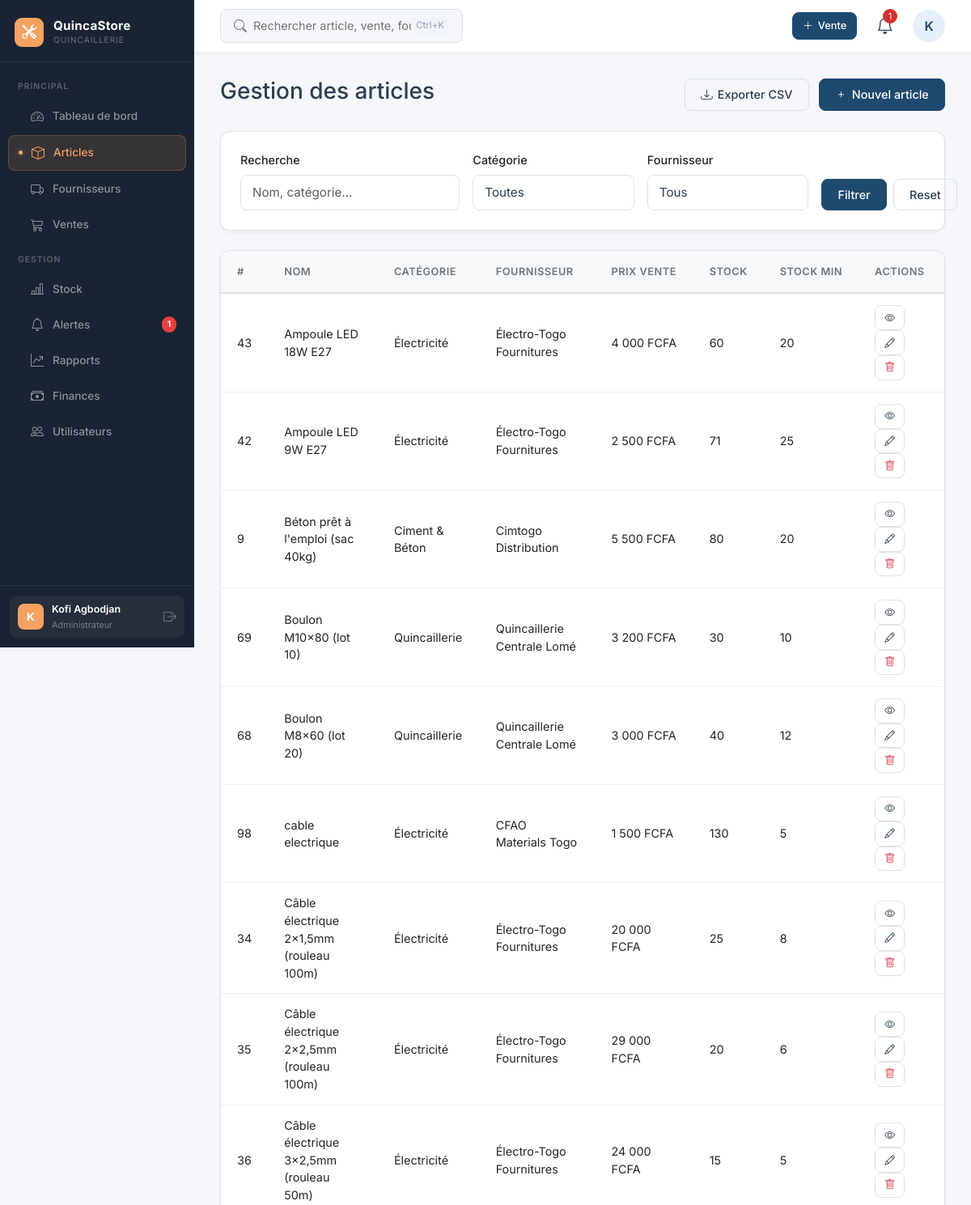
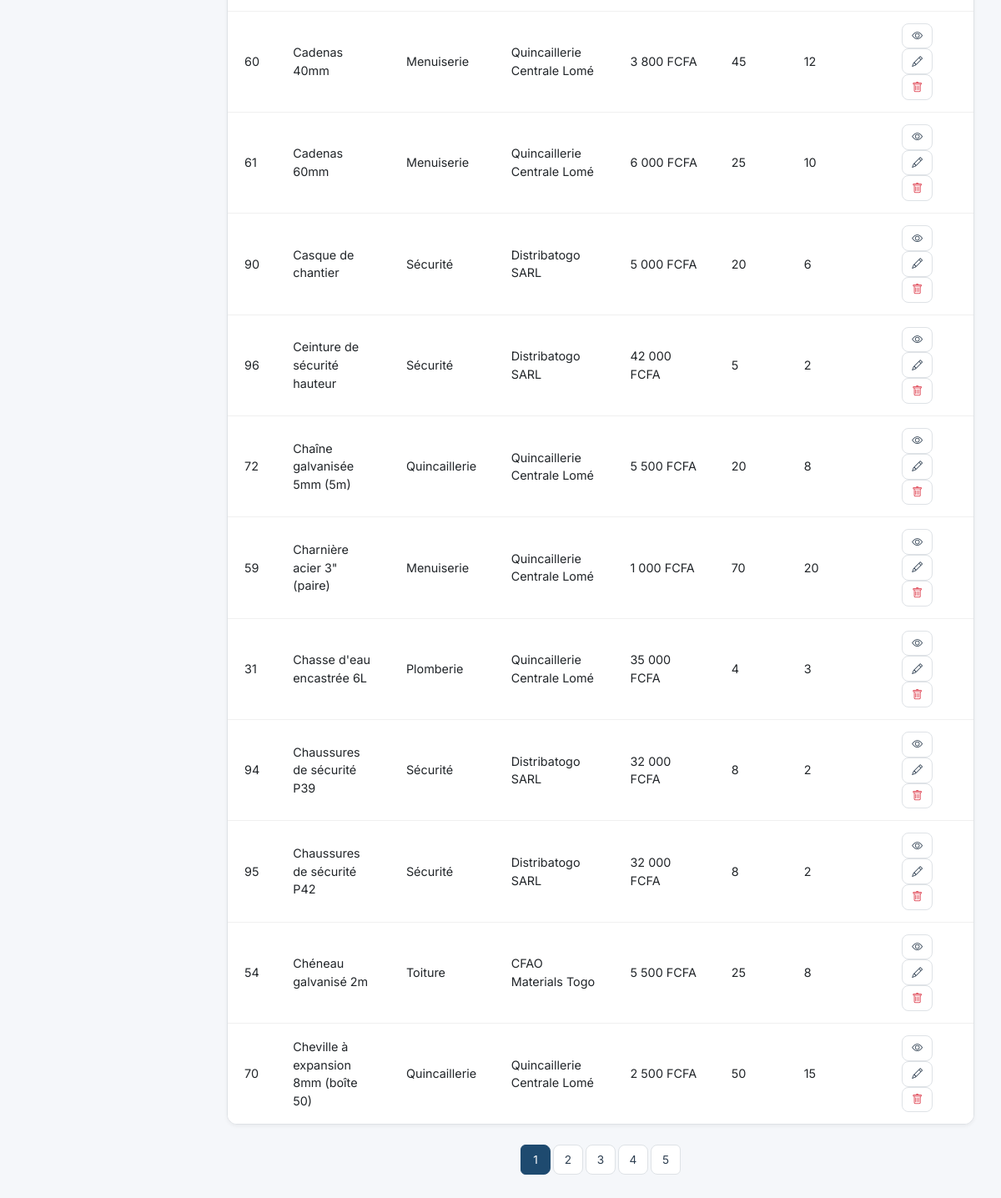
The app's page /articles.php (signed in) with its own data (2 pictures, top to bottom).
### tables this page shows
CREATE TABLE `articles` (
  `id` int(11) NOT NULL,
  `nom` varchar(200) NOT NULL,
  `categorie` varchar(100) DEFAULT NULL,
  `fournisseur_id` int(11) DEFAULT NULL,
  `prix_achat` decimal(12,0) DEFAULT NULL,
  `prix_vente` decimal(12,0) NOT NULL,
  `quantite` int(11) DEFAULT 0,
  `stock_minimum` int(11) DEFAULT 5,
  `description` text DEFAULT NULL,
  `created_at` timestamp NOT NULL DEFAULT current_timestamp()
);

CREATE TABLE `fournisseurs` (
  `id` int(11) NOT NULL,
  `nom` varchar(150) NOT NULL,
  `telephone` varchar(20) DEFAULT NULL,
  `email` varchar(150) DEFAULT NULL,
  `adresse` text DEFAULT NULL,
  `created_at` timestamp NOT NULL DEFAULT current_timestamp()
);

### config.php (called while the page is built, shortened)
<?php
function fcfa($montant) {
    return number_format((float)$montant, 0, ',', ' ') . ' FCFA';
}

### articles.php (the view, shortened to what this page needs)
<?php
require_once 'config.php';
require_once 'database.php';
$page = isset($_GET['page']) ? (int)$_GET['page'] : 1;
$limit = 20;
$offset = ($page - 1) * $limit;
$where = [];
$params = [];
$types = "";
$whereClause = $where ? "WHERE " . implode(" AND ", $where) : "";
$sql = "SELECT a.*, f.nom as fournisseur_nom FROM articles a
        LEFT JOIN fournisseurs f ON f.id = a.fournisseur_id
        $whereClause
        ORDER BY a.nom
        LIMIT ? OFFSET ?";
$types .= "ii";
$params[] = $limit;
$params[] = $offset;
$stmt = mysqli_prepare($conn, $sql);
if (!empty($params)) {
    mysqli_stmt_bind_param($stmt, $types, ...$params);
}
mysqli_stmt_execute($stmt);
$result = mysqli_stmt_get_result($stmt);
$articles = [];
while ($row = mysqli_fetch_assoc($result)) {
    $articles[] = $row;
}
$countSql = "SELECT COUNT(*) as total FROM articles a $whereClause";
$stmtCount = mysqli_prepare($conn, $countSql);
mysqli_stmt_execute($stmtCount);
$countResult = mysqli_stmt_get_result($stmtCount);
$total = mysqli_fetch_assoc($countResult)['total'];
$totalPages = ceil($total / $limit);
?>
<!DOCTYPE html>
<html lang="fr">
<head>
    <link href="https://cdn.jsdelivr.net/npm/bootstrap@5.3.0/dist/css/bootstrap.min.css" rel="stylesheet">
    <link rel="stylesheet" href="https://cdn.jsdelivr.net/npm/bootstrap-icons@1.11.3/font/bootstrap-icons.min.css">
    <link rel="stylesheet" href="assets/style.css">
</head>
<body>
    <?php include 'includes/sidebar.php'; ?>
    <div class="main-content">
        <?php include 'includes/header.php'; ?>
        <div class="page-content">
            <div class="d-flex justify-content-between align-items-center mb-4">
                <h1 class="h3">Gestion des articles</h1>
                <div>
                    <a href="exporter_articles.php" class="btn btn-outline me-2"><i class="bi bi-download"></i> Exporter CSV</a>
                    <a href="ajouter_article.php" class="btn btn-primary"><i class="bi bi-plus"></i> Nouvel article</a>
                </div>
            </div>
            <div class="card mb-4">
                <div class="card-body">
                    <form method="GET" class="row g-3">
                        <div class="col-md-4">
                            <label class="form-label">Recherche</label>
                            <input type="text" class="form-control table-search" placeholder="Nom, catégorie...">
                        </div>
                        <div class="col-md-3">
                            <label class="form-label">Catégorie</label>
                            <select name="categorie" class="form-select">
                                <option value="">Toutes</option>
                            </select>
                        </div>
                        <div class="col-md-3">
                            <label class="form-label">Fournisseur</label>
                            <select name="fournisseur" class="form-select">
                                <option value="">Tous</option>
                            </select>
                        </div>
                        <div class="col-md-2 d-flex align-items-end">
                            <button type="submit" class="btn btn-primary w-100">Filtrer</button>
                            <a href="articles.php" class="btn btn-outline ms-2">Reset</a>
                        </div>
                    </form>
                </div>
            </div>
            <div class="table-container">
                <table class="table">
                    <thead>
                        <tr>
                            <th>#</th>
                            <th>Nom</th>
                            <th>Catégorie</th>
                            <th>Fournisseur</th>
                            <th>Prix vente</th>
                            <th>Stock</th>
                            <th>Stock min</th>
                            <th>Actions</th>
                        </tr>
                    </thead>
                    <tbody>
                        <?php foreach ($articles as $a): ?>
                        <tr <?= $a['quantite'] <= $a['stock_minimum'] ? 'class="stock-low"' : '' ?>>
                            <td><?= $a['id'] ?></td>
                            <td><?= htmlspecialchars($a['nom']) ?></td>
                            <td><?= htmlspecialchars($a['categorie'] ?? '-') ?></td>
                            <td><?= htmlspecialchars($a['fournisseur_nom'] ?? '-') ?></td>
                            <td><?= fcfa($a['prix_vente']) ?></td>
                            <td>
                                <?= $a['quantite'] ?>
                            </td>
                            <td><?= $a['stock_minimum'] ?></td>
                            <td>
                                <button class="btn btn-sm btn-outline" data-bs-toggle="modal" data-bs-target="#detailModal<?= $a['id'] ?>"><i class="bi bi-eye"></i></button>
                                <a href="modifier_article.php?id=<?= $a['id'] ?>" class="btn btn-sm btn-outline"><i class="bi bi-pencil"></i></a>
                                <form method="POST" action="supprimer_article.php" class="d-inline delete-form">
                                    <button type="submit" class="btn btn-sm btn-outline text-danger"><i class="bi bi-trash"></i></button>
                                </form>
                            </td>
                        </tr>
                        <?php endforeach; ?>
                    </tbody>
                </table>
            </div>
            <?php if ($totalPages > 1): ?>
            <nav class="mt-4">
                <ul class="pagination justify-content-center">
                    <?php for ($i = 1; $i <= $totalPages; $i++): ?>
                    <li class="page-item <?= $i == $page ? 'active' : '' ?>">
                        <a class="page-link" href="?page=<?= $i ?>&categorie=<?= urlencode($_GET['categorie'] ?? '') ?>&fournisseur=<?= urlencode($_GET['fournisseur'] ?? '') ?>"><?= $i ?></a>
                    </li>
                    <?php endfor; ?>
                </ul>
            </nav>
            <?php endif; ?>
        </div>
    </div>
</body>
</html>

### assets/style.css (style rules this page uses)
:root { --primary: #1E4A6F; --primary-dark: #0F2C4A; --primary-light: #E6F0FA; --secondary: #2D3E50; --accent: #F4A261; --danger: #D32F2F; --success: #2E7D32; --bg: #F5F7FA; --border: #DEE2E6; --header-height: 64px; --shadow-sm: 0 2px 4px rgba(0, 0, 0, 0.05); --shadow-md: 0 4px 6px rgba(0, 0, 0, 0.07); --transition: all 0.2s ease; }
* { margin: 0; padding: 0; box-sizing: border-box; }
body { font-family: 'Inter', sans-serif; background: var(--bg); color: #2c3e50; line-height: 1.5; overflow-x: hidden; }
:root { --sidebar-bg: #1a2332; --sidebar-accent: #F4A261; --sidebar-width: 240px; }
.main-content { flex: 1; margin-left: var(--sidebar-width); min-height: 100vh; display: flex; flex-direction: column; }
.page-content { padding: 2rem; flex: 1; }
.card { background: white; border-radius: 12px; border: 1px solid var(--border); box-shadow: var(--shadow-sm); transition: var(--transition); }
.card-body { padding: 1.5rem; }
.table-container { background: white; border-radius: 12px; border: 1px solid var(--border); overflow: hidden; box-shadow: var(--shadow-sm); }
.table { margin: 0; width: 100%; }
.table thead th { background: #f8f9fa; padding: 1rem 1.25rem; font-size: 0.8rem; font-weight: 600; text-transform: uppercase; letter-spacing: 0.5px; color: #6c757d; border-bottom: 2px solid var(--border); white-space: nowrap; }
.table tbody td { padding: 0.875rem 1.25rem; border-bottom: 1px solid #f0f0f0; vertical-align: middle; font-size: 0.9rem; }
.table tbody tr:last-child td { border-bottom: none; }
.btn { display: inline-flex; align-items: center; gap: 6px; padding: 0.5rem 1.2rem; border-radius: 8px; font-size: 0.9rem; font-weight: 500; cursor: pointer; border: 1.5px solid transparent; transition: var(--transition); text-decoration: none; }
.btn-primary { background: var(--primary); color: white; border-color: var(--primary); }
.btn-outline { background: transparent; border-color: var(--border); color: var(--secondary); }
.btn-sm { padding: 0.3rem 0.7rem; font-size: 0.8rem; }
.form-label { display: block; margin-bottom: 0.5rem; font-weight: 500; font-size: 0.9rem; }
.form-control, .form-select { width: 100%; padding: 0.6rem 0.875rem; border: 1.5px solid var(--border); border-radius: 8px; font-size: 0.95rem; transition: var(--transition); font-family: 'Inter', sans-serif; background: white; color: #2c3e50; }
.pagination { display: flex; gap: 0.25rem; list-style: none; padding: 0; }
.page-item.active .page-link { background: var(--primary); color: white; border-color: var(--primary); }
.page-link { display: flex; align-items: center; justify-content: center; width: 36px; height: 36px; border-radius: 8px; border: 1px solid var(--border); color: var(--secondary); text-decoration: none; font-size: 0.85rem; transition: var(--transition); }

### records on screen
articles: id "43", nom "Ampoule LED 18W E27", categorie "Électricité", fournisseur.nom "Électro-Togo Fournitures", prix_vente "4 000 FCFA", quantite "60", stock_minimum "20"
articles: id "42", nom "Ampoule LED 9W E27", categorie "Électricité", fournisseur.nom "Électro-Togo Fournitures", prix_vente "2 500 FCFA", quantite "71", stock_minimum "25"
articles: id "9", nom "Béton prêt à l'emploi (sac 40kg)", categorie "Ciment & Béton", fournisseur.nom "Cimtogo Distribution", prix_vente "5 500 FCFA", quantite "80", stock_minimum "20"
articles: id "69", nom "Boulon M10x80 (lot 10)", categorie "Quincaillerie", fournisseur.nom "Quincaillerie Centrale Lomé", prix_vente "3 200 FCFA", quantite "30", stock_minimum "10"
articles: id "68", nom "Boulon M8x60 (lot 20)", categorie "Quincaillerie", fournisseur.nom "Quincaillerie Centrale Lomé", prix_vente "3 000 FCFA", quantite "40", stock_minimum "12"
articles: id "98", nom "cable electrique", categorie "Électricité", fournisseur.nom "CFAO Materials Togo", prix_vente "1 500 FCFA", quantite "130", stock_minimum "5"
articles: id "34", nom "Câble électrique 2x1,5mm (rouleau 100m)", categorie "Électricité", fournisseur.nom "Électro-Togo Fournitures", prix_vente "20 000 FCFA", quantite "25", stock_minimum "8"
articles: id "35", nom "Câble électrique 2x2,5mm (rouleau 100m)", categorie "Électricité", fournisseur.nom "Électro-Togo Fournitures", prix_vente "29 000 FCFA", quantite "20", stock_minimum "6"
articles: id "36", nom "Câble électrique 3x2,5mm (rouleau 50m)", categorie "Électricité", fournisseur.nom "Électro-Togo Fournitures", prix_vente "24 000 FCFA", quantite "15", stock_minimum "5"
articles: id "60", nom "Cadenas 40mm", categorie "Menuiserie", fournisseur.nom "Quincaillerie Centrale Lomé", prix_vente "3 800 FCFA", quantite "45", stock_minimum "12"
articles: id "61", nom "Cadenas 60mm", categorie "Menuiserie", fournisseur.nom "Quincaillerie Centrale Lomé", prix_vente "6 000 FCFA", quantite "25", stock_minimum "10"
articles: id "90", nom "Casque de chantier", categorie "Sécurité", fournisseur.nom "Distribatogo SARL", prix_vente "5 000 FCFA", quantite "20", stock_minimum "6"
articles: id "96", nom "Ceinture de sécurité hauteur", categorie "Sécurité", fournisseur.nom "Distribatogo SARL", prix_vente "42 000 FCFA", quantite "5", stock_minimum "2"
articles: id "72", nom "Chaîne galvanisée 5mm (5m)", categorie "Quincaillerie", fournisseur.nom "Quincaillerie Centrale Lomé", prix_vente "5 500 FCFA", quantite "20", stock_minimum "8"
articles: id "59", nom "Charnière acier 3\" (paire)", categorie "Menuiserie", fournisseur.nom "Quincaillerie Centrale Lomé", prix_vente "1 000 FCFA", quantite "70", stock_minimum "20"
articles: id "31", nom "Chasse d'eau encastrée 6L", categorie "Plomberie", fournisseur.nom "Quincaillerie Centrale Lomé", prix_vente "35 000 FCFA", quantite "4", stock_minimum "3"
articles: id "94", nom "Chaussures de sécurité P39", categorie "Sécurité", fournisseur.nom "Distribatogo SARL", prix_vente "32 000 FCFA", quantite "8", stock_minimum "2"
articles: id "95", nom "Chaussures de sécurité P42", categorie "Sécurité", fournisseur.nom "Distribatogo SARL", prix_vente "32 000 FCFA", quantite "8", stock_minimum "2"
articles: id "54", nom "Chéneau galvanisé 2m", categorie "Toiture", fournisseur.nom "CFAO Materials Togo", prix_vente "5 500 FCFA", quantite "25", stock_minimum "8"
articles: id "70", nom "Cheville à expansion 8mm (boîte 50)", categorie "Quincaillerie", fournisseur.nom "Quincaillerie Centrale Lomé", prix_vente "2 500 FCFA", quantite "50", stock_minimum "15"

### other values on screen
$nbA "1"
substr($user['nom'], 0, 1) "K"
$user['nom'] "Kofi Agbodjan"
$user['role'] "Administrateur"
$nbAlertesH "1"
substr($_SESSION['nom'], 0, 1) "K"
